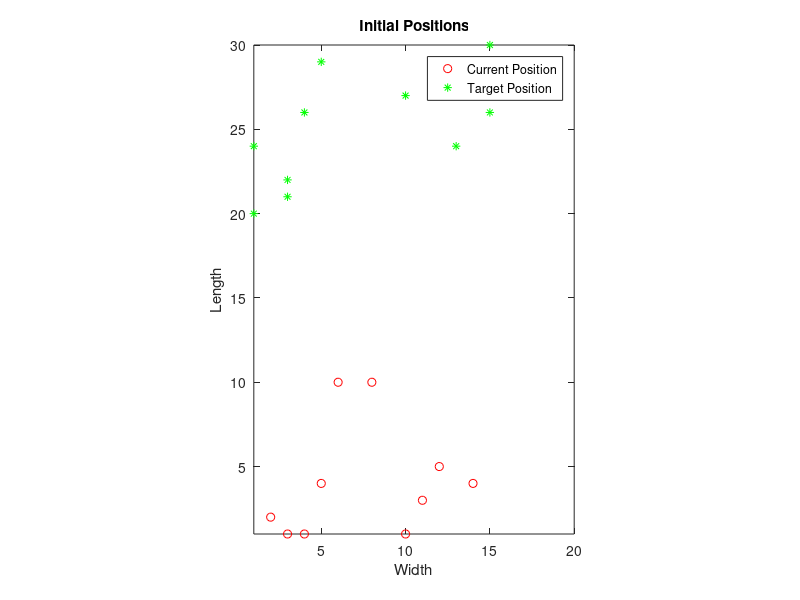

MATLAB code to generate this figure: (Note: this script raises an error after producing the figure.)
%% SHOUTING KIDS WANT THEIR BALLOON
% this file serves as the main
% Initialization and plotting of the kids movement

close all
clear
clc

%% Model Initialization
kid.N = 10;                 % Number of kids        
kid.r = 0.35;               % radius of kids [m]
%balloon.N = 1;             % Number of balloons => later
params.roomWidth = 20;      % Size of the room in x-direction [m]
params.roomLength = 30;     % Size of the room in y-direction [m]

% random target position for each kid
kid.Destination = [randi([1 params.roomWidth-1], kid.N, 1), ...
                   randi([params.roomLength-10 params.roomLength], kid.N, 1)]; 

% random starting position for each kid
StartingPos = [randi([1 params.roomWidth-1], kid.N, 1), ... % all kids start in lower part
               randi([1 5], kid.N, 1)];    % dimension (kid.N x 2)

kid.Positions = [0 0];
while ~isequal(size(kid.Positions), size(StartingPos))   
    % Remove eventual repetitions from array; 'stable' to unselect sorting
    kid.Positions = unique(StartingPos, 'stable','rows');
    % insert new rows to reach number N
    if ~isequal(size(kid.Positions), size(StartingPos))
        l = length(StartingPos) - length(kid.Positions);
        kid.Positions = [kid.Positions; randi([1 10], l, 2)];
    end
end

% Assign a specific velocity to each kid between 0.5 and 2.2 m/s
kid.DesiredVel = 0.5 + (2.2 - 0.5) * rand(10,1);   % [m/s]
kid.Velocities = zeros(10,2);    % Only for initial step



% Plot initial positions
figure(12)
plot(kid.Positions(:,1), kid.Positions(:,2), 'ro'); % Red circles for kids
hold on;
axis equal;
plot(kid.Destination(:,1), kid.Destination(:,2), 'g*')
axis([1, params.roomWidth, 1, params.roomLength]);
title('Initial Positions');
legend('Current Position', 'Target Position','Location', 'best');
xlabel('Width');
ylabel('Length');
hold off;

% Solution with ode45, takes ages and only final plot can be seen, not the
% movement
% since i changed the desired velocity the plots seem random and the kids
% don't move towards their destination...
%[kid.Positions, kid.Velocities] = SFM1(kid, params);

%% Update and plot position according to SFM
% Number of simulation steps
params.numSteps = 1000;     % 
% Initialize matrices to store past positions
% pastKidPositions = zeros(kid.N, 2, params.numSteps);
pastKidPosToPlot = kid.Positions;   % will be enlarged by vertcat in loop

logFile = fopen('debugging.txt','w');

for step = 1:params.numSteps
    % Update animal positions based on flocking algorithm
    [kid.Positions, kid.Velocities] = SFM(kid, params);%, logFile);
    
    % % Store the current positions in the past positions matrices
    % pastKidPositions(:,:,step) = kid.Positions;
    % 
    
    % Plot the past animal positions as grey dots
    % Flatten the pastAnimalPositions matrix for plotting
    figure(12)
    pastKidPosToPlot = vertcat(pastKidPosToPlot, kid.Positions);
    plot(pastKidPosToPlot(:,1), pastKidPosToPlot(:,2), '.', 'Color', [0.8 0.8 0.8]);
    hold on;
     
    % Plot the current kid positions as red circles
    plot(kid.Positions(:,1), kid.Positions(:,2), 'ro');
    hold on;
    
    % Plot settings
    axis equal;
    title('Shouting kids want their balloons');
    axis([1, params.roomWidth, 1, params.roomLength]);    
    plot(kid.Destination(:,1), kid.Destination(:,2), 'g*')
    legend('Path taken', 'Current positions', 'Balloon', 'Location', 'best');
    hold off; % Clear the current plot for the next iteration

end

fclose(logFile);



